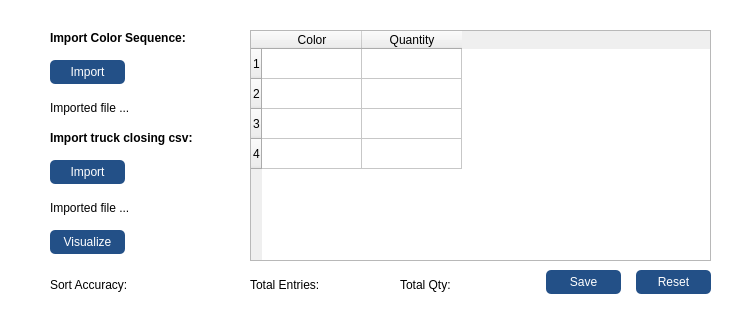
<?xml version="1.0" encoding="UTF-8"?>
<ui version="4.0">
 <class>Scheduler</class>
 <widget class="QMainWindow" name="Scheduler">
  <property name="geometry">
   <rect>
    <x>0</x>
    <y>0</y>
    <width>735</width>
    <height>309</height>
   </rect>
  </property>
  <property name="windowTitle">
   <string>Color Scheduler</string>
  </property>
  <property name="styleSheet">
   <string notr="true">QPushButton { 
	background-color: rgb(35, 80, 135);
	color: white;
	border-radius: 5px;
}

QPushButton:hover {
	background-color: rgb(70, 160, 255);
}

QWidget#centralwidget {
	background-color: white;
}</string>
  </property>
  <widget class="QWidget" name="centralwidget">
   <widget class="QPushButton" name="btnImpCS">
    <property name="geometry">
     <rect>
      <x>50</x>
      <y>60</y>
      <width>75</width>
      <height>24</height>
     </rect>
    </property>
    <property name="text">
     <string>Import</string>
    </property>
   </widget>
   <widget class="QLabel" name="label">
    <property name="geometry">
     <rect>
      <x>50</x>
      <y>30</y>
      <width>341</width>
      <height>16</height>
     </rect>
    </property>
    <property name="font">
     <font>
      <bold>true</bold>
     </font>
    </property>
    <property name="text">
     <string>Import Color Sequence:</string>
    </property>
   </widget>
   <widget class="QLabel" name="lblColorSeq">
    <property name="geometry">
     <rect>
      <x>50</x>
      <y>100</y>
      <width>191</width>
      <height>16</height>
     </rect>
    </property>
    <property name="text">
     <string>Imported file ...</string>
    </property>
   </widget>
   <widget class="QLabel" name="lblTruck">
    <property name="geometry">
     <rect>
      <x>50</x>
      <y>200</y>
      <width>191</width>
      <height>16</height>
     </rect>
    </property>
    <property name="text">
     <string>Imported file ...</string>
    </property>
   </widget>
   <widget class="QPushButton" name="btnImpTC">
    <property name="geometry">
     <rect>
      <x>50</x>
      <y>160</y>
      <width>75</width>
      <height>24</height>
     </rect>
    </property>
    <property name="text">
     <string>Import</string>
    </property>
   </widget>
   <widget class="QLabel" name="label_4">
    <property name="geometry">
     <rect>
      <x>50</x>
      <y>130</y>
      <width>341</width>
      <height>16</height>
     </rect>
    </property>
    <property name="font">
     <font>
      <bold>true</bold>
     </font>
    </property>
    <property name="text">
     <string>Import truck closing csv:</string>
    </property>
   </widget>
   <widget class="QPushButton" name="btnSave">
    <property name="geometry">
     <rect>
      <x>546</x>
      <y>270</y>
      <width>75</width>
      <height>24</height>
     </rect>
    </property>
    <property name="text">
     <string>Save</string>
    </property>
   </widget>
   <widget class="QPushButton" name="btnReset">
    <property name="geometry">
     <rect>
      <x>636</x>
      <y>270</y>
      <width>75</width>
      <height>24</height>
     </rect>
    </property>
    <property name="text">
     <string>Reset</string>
    </property>
   </widget>
   <widget class="QTableWidget" name="tblOutput">
    <property name="geometry">
     <rect>
      <x>250</x>
      <y>30</y>
      <width>461</width>
      <height>231</height>
     </rect>
    </property>
    <property name="sortingEnabled">
     <bool>false</bool>
    </property>
    <property name="rowCount">
     <number>4</number>
    </property>
    <property name="columnCount">
     <number>2</number>
    </property>
    <row/>
    <row/>
    <row/>
    <row/>
    <column>
     <property name="text">
      <string>Color</string>
     </property>
    </column>
    <column>
     <property name="text">
      <string>Quantity</string>
     </property>
    </column>
   </widget>
   <widget class="QPushButton" name="btnVisualize">
    <property name="geometry">
     <rect>
      <x>50</x>
      <y>230</y>
      <width>75</width>
      <height>24</height>
     </rect>
    </property>
    <property name="text">
     <string>Visualize</string>
    </property>
   </widget>
   <widget class="QLabel" name="label_2">
    <property name="geometry">
     <rect>
      <x>50</x>
      <y>275</y>
      <width>81</width>
      <height>20</height>
     </rect>
    </property>
    <property name="text">
     <string>Sort Accuracy:</string>
    </property>
   </widget>
   <widget class="QLabel" name="lblAccuracy">
    <property name="geometry">
     <rect>
      <x>140</x>
      <y>275</y>
      <width>51</width>
      <height>20</height>
     </rect>
    </property>
    <property name="text">
     <string/>
    </property>
   </widget>
   <widget class="QLabel" name="label_3">
    <property name="geometry">
     <rect>
      <x>250</x>
      <y>275</y>
      <width>71</width>
      <height>20</height>
     </rect>
    </property>
    <property name="text">
     <string>Total Entries:</string>
    </property>
   </widget>
   <widget class="QLabel" name="lblTotal">
    <property name="geometry">
     <rect>
      <x>322</x>
      <y>275</y>
      <width>49</width>
      <height>20</height>
     </rect>
    </property>
    <property name="text">
     <string/>
    </property>
   </widget>
   <widget class="QLabel" name="lblQuantity">
    <property name="geometry">
     <rect>
      <x>457</x>
      <y>275</y>
      <width>49</width>
      <height>20</height>
     </rect>
    </property>
    <property name="text">
     <string/>
    </property>
   </widget>
   <widget class="QLabel" name="label_5">
    <property name="geometry">
     <rect>
      <x>400</x>
      <y>275</y>
      <width>51</width>
      <height>20</height>
     </rect>
    </property>
    <property name="text">
     <string>Total Qty:</string>
    </property>
   </widget>
  </widget>
 </widget>
 <resources/>
 <connections/>
</ui>
